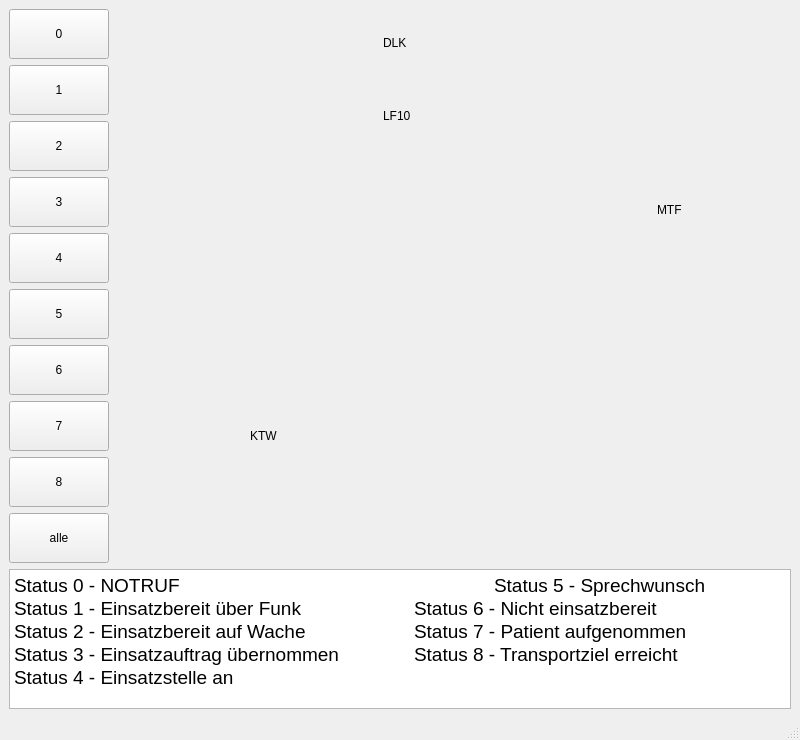
<?xml version="1.0" encoding="UTF-8"?>
<ui version="4.0">
 <class>VehicleWindow</class>
 <widget class="QMainWindow" name="VehicleWindow">
  <property name="geometry">
   <rect>
    <x>0</x>
    <y>0</y>
    <width>800</width>
    <height>600</height>
   </rect>
  </property>
  <property name="windowTitle">
   <string>VehicleWindow</string>
  </property>
  <widget class="QWidget" name="centralwidget">
   <layout class="QVBoxLayout" name="verticalLayout_3">
    <item>
     <layout class="QHBoxLayout" name="horizontalLayout">
      <item>
       <layout class="QVBoxLayout" name="verticalLayoutStatusButtons">
        <property name="sizeConstraint">
         <enum>QLayout::SetMinimumSize</enum>
        </property>
        <item>
         <widget class="QPushButton" name="pushButtonStatus0">
          <property name="enabled">
           <bool>true</bool>
          </property>
          <property name="minimumSize">
           <size>
            <width>0</width>
            <height>50</height>
           </size>
          </property>
          <property name="maximumSize">
           <size>
            <width>100</width>
            <height>50</height>
           </size>
          </property>
          <property name="styleSheet">
           <string notr="true"/>
          </property>
          <property name="text">
           <string>0</string>
          </property>
         </widget>
        </item>
        <item>
         <widget class="QPushButton" name="pushButtonStatus1">
          <property name="enabled">
           <bool>true</bool>
          </property>
          <property name="sizePolicy">
           <sizepolicy hsizetype="Minimum" vsizetype="Fixed">
            <horstretch>0</horstretch>
            <verstretch>0</verstretch>
           </sizepolicy>
          </property>
          <property name="minimumSize">
           <size>
            <width>0</width>
            <height>50</height>
           </size>
          </property>
          <property name="maximumSize">
           <size>
            <width>100</width>
            <height>50</height>
           </size>
          </property>
          <property name="text">
           <string>1</string>
          </property>
         </widget>
        </item>
        <item>
         <widget class="QPushButton" name="pushButtonStatus2">
          <property name="minimumSize">
           <size>
            <width>0</width>
            <height>50</height>
           </size>
          </property>
          <property name="maximumSize">
           <size>
            <width>100</width>
            <height>50</height>
           </size>
          </property>
          <property name="text">
           <string>2</string>
          </property>
         </widget>
        </item>
        <item>
         <widget class="QPushButton" name="pushButtonStatus3">
          <property name="minimumSize">
           <size>
            <width>100</width>
            <height>50</height>
           </size>
          </property>
          <property name="maximumSize">
           <size>
            <width>100</width>
            <height>50</height>
           </size>
          </property>
          <property name="text">
           <string>3</string>
          </property>
         </widget>
        </item>
        <item>
         <widget class="QPushButton" name="pushButtonStatus4">
          <property name="minimumSize">
           <size>
            <width>0</width>
            <height>50</height>
           </size>
          </property>
          <property name="maximumSize">
           <size>
            <width>100</width>
            <height>50</height>
           </size>
          </property>
          <property name="text">
           <string>4</string>
          </property>
         </widget>
        </item>
        <item>
         <widget class="QPushButton" name="pushButtonStatus5">
          <property name="minimumSize">
           <size>
            <width>0</width>
            <height>50</height>
           </size>
          </property>
          <property name="maximumSize">
           <size>
            <width>100</width>
            <height>50</height>
           </size>
          </property>
          <property name="text">
           <string>5</string>
          </property>
         </widget>
        </item>
        <item>
         <widget class="QPushButton" name="pushButtonStatus6">
          <property name="minimumSize">
           <size>
            <width>0</width>
            <height>50</height>
           </size>
          </property>
          <property name="maximumSize">
           <size>
            <width>100</width>
            <height>50</height>
           </size>
          </property>
          <property name="text">
           <string>6</string>
          </property>
         </widget>
        </item>
        <item>
         <widget class="QPushButton" name="pushButtonStatus7">
          <property name="minimumSize">
           <size>
            <width>0</width>
            <height>50</height>
           </size>
          </property>
          <property name="maximumSize">
           <size>
            <width>100</width>
            <height>50</height>
           </size>
          </property>
          <property name="text">
           <string>7</string>
          </property>
         </widget>
        </item>
        <item>
         <widget class="QPushButton" name="pushButtonStatus8">
          <property name="minimumSize">
           <size>
            <width>0</width>
            <height>50</height>
           </size>
          </property>
          <property name="maximumSize">
           <size>
            <width>100</width>
            <height>50</height>
           </size>
          </property>
          <property name="text">
           <string>8</string>
          </property>
         </widget>
        </item>
        <item>
         <widget class="QPushButton" name="pushButtonStatusAlle">
          <property name="minimumSize">
           <size>
            <width>0</width>
            <height>50</height>
           </size>
          </property>
          <property name="maximumSize">
           <size>
            <width>100</width>
            <height>50</height>
           </size>
          </property>
          <property name="text">
           <string>alle</string>
          </property>
         </widget>
        </item>
       </layout>
      </item>
      <item>
       <layout class="QVBoxLayout" name="verticalLayout_2">
        <item>
         <layout class="QGridLayout" name="gridLayoutVehiclesFire">
          <item row="3" column="0">
           <spacer name="horizontalSpacer_2">
            <property name="orientation">
             <enum>Qt::Horizontal</enum>
            </property>
            <property name="sizeHint" stdset="0">
             <size>
              <width>40</width>
              <height>20</height>
             </size>
            </property>
           </spacer>
          </item>
          <item row="5" column="0">
           <spacer name="horizontalSpacer_4">
            <property name="orientation">
             <enum>Qt::Horizontal</enum>
            </property>
            <property name="sizeHint" stdset="0">
             <size>
              <width>40</width>
              <height>20</height>
             </size>
            </property>
           </spacer>
          </item>
          <item row="7" column="0">
           <spacer name="horizontalSpacer_6">
            <property name="orientation">
             <enum>Qt::Horizontal</enum>
            </property>
            <property name="sizeHint" stdset="0">
             <size>
              <width>40</width>
              <height>20</height>
             </size>
            </property>
           </spacer>
          </item>
          <item row="7" column="2">
           <spacer name="horizontalSpacer_9">
            <property name="orientation">
             <enum>Qt::Horizontal</enum>
            </property>
            <property name="sizeHint" stdset="0">
             <size>
              <width>40</width>
              <height>20</height>
             </size>
            </property>
           </spacer>
          </item>
          <item row="6" column="0">
           <spacer name="horizontalSpacer_5">
            <property name="orientation">
             <enum>Qt::Horizontal</enum>
            </property>
            <property name="sizeHint" stdset="0">
             <size>
              <width>40</width>
              <height>20</height>
             </size>
            </property>
           </spacer>
          </item>
          <item row="7" column="4">
           <spacer name="horizontalSpacer_11">
            <property name="orientation">
             <enum>Qt::Horizontal</enum>
            </property>
            <property name="sizeHint" stdset="0">
             <size>
              <width>40</width>
              <height>20</height>
             </size>
            </property>
           </spacer>
          </item>
          <item row="4" column="0">
           <spacer name="horizontalSpacer_3">
            <property name="orientation">
             <enum>Qt::Horizontal</enum>
            </property>
            <property name="sizeHint" stdset="0">
             <size>
              <width>40</width>
              <height>20</height>
             </size>
            </property>
           </spacer>
          </item>
          <item row="7" column="3">
           <spacer name="horizontalSpacer_10">
            <property name="orientation">
             <enum>Qt::Horizontal</enum>
            </property>
            <property name="sizeHint" stdset="0">
             <size>
              <width>40</width>
              <height>20</height>
             </size>
            </property>
           </spacer>
          </item>
          <item row="2" column="0">
           <spacer name="horizontalSpacer">
            <property name="orientation">
             <enum>Qt::Horizontal</enum>
            </property>
            <property name="sizeHint" stdset="0">
             <size>
              <width>40</width>
              <height>20</height>
             </size>
            </property>
           </spacer>
          </item>
          <item row="7" column="1">
           <spacer name="horizontalSpacer_8">
            <property name="orientation">
             <enum>Qt::Horizontal</enum>
            </property>
            <property name="sizeHint" stdset="0">
             <size>
              <width>40</width>
              <height>20</height>
             </size>
            </property>
           </spacer>
          </item>
          <item row="2" column="2">
           <widget class="QLabel" name="label_2">
            <property name="text">
             <string>DLK</string>
            </property>
           </widget>
          </item>
          <item row="3" column="2">
           <widget class="QLabel" name="label_3">
            <property name="text">
             <string>LF10</string>
            </property>
           </widget>
          </item>
          <item row="5" column="4">
           <widget class="QLabel" name="label_4">
            <property name="text">
             <string>MTF</string>
            </property>
           </widget>
          </item>
         </layout>
        </item>
        <item>
         <layout class="QGridLayout" name="gridLayoutVehiclesEms">
          <item row="2" column="0">
           <spacer name="horizontalSpacer_12">
            <property name="orientation">
             <enum>Qt::Horizontal</enum>
            </property>
            <property name="sizeHint" stdset="0">
             <size>
              <width>40</width>
              <height>20</height>
             </size>
            </property>
           </spacer>
          </item>
          <item row="4" column="2">
           <spacer name="horizontalSpacer_17">
            <property name="orientation">
             <enum>Qt::Horizontal</enum>
            </property>
            <property name="sizeHint" stdset="0">
             <size>
              <width>40</width>
              <height>20</height>
             </size>
            </property>
           </spacer>
          </item>
          <item row="3" column="0">
           <spacer name="horizontalSpacer_13">
            <property name="orientation">
             <enum>Qt::Horizontal</enum>
            </property>
            <property name="sizeHint" stdset="0">
             <size>
              <width>40</width>
              <height>20</height>
             </size>
            </property>
           </spacer>
          </item>
          <item row="4" column="3">
           <spacer name="horizontalSpacer_16">
            <property name="orientation">
             <enum>Qt::Horizontal</enum>
            </property>
            <property name="sizeHint" stdset="0">
             <size>
              <width>40</width>
              <height>20</height>
             </size>
            </property>
           </spacer>
          </item>
          <item row="4" column="0">
           <spacer name="horizontalSpacer_14">
            <property name="orientation">
             <enum>Qt::Horizontal</enum>
            </property>
            <property name="sizeHint" stdset="0">
             <size>
              <width>40</width>
              <height>20</height>
             </size>
            </property>
           </spacer>
          </item>
          <item row="1" column="0">
           <spacer name="horizontalSpacer_7">
            <property name="orientation">
             <enum>Qt::Horizontal</enum>
            </property>
            <property name="sizeHint" stdset="0">
             <size>
              <width>40</width>
              <height>20</height>
             </size>
            </property>
           </spacer>
          </item>
          <item row="4" column="1">
           <spacer name="horizontalSpacer_15">
            <property name="orientation">
             <enum>Qt::Horizontal</enum>
            </property>
            <property name="sizeHint" stdset="0">
             <size>
              <width>40</width>
              <height>20</height>
             </size>
            </property>
           </spacer>
          </item>
          <item row="4" column="4">
           <spacer name="horizontalSpacer_18">
            <property name="orientation">
             <enum>Qt::Horizontal</enum>
            </property>
            <property name="sizeHint" stdset="0">
             <size>
              <width>40</width>
              <height>20</height>
             </size>
            </property>
           </spacer>
          </item>
          <item row="3" column="1">
           <widget class="QLabel" name="label">
            <property name="text">
             <string>KTW</string>
            </property>
           </widget>
          </item>
         </layout>
        </item>
       </layout>
      </item>
     </layout>
    </item>
    <item>
     <widget class="QTextBrowser" name="textBrowser">
      <property name="minimumSize">
       <size>
        <width>700</width>
        <height>140</height>
       </size>
      </property>
      <property name="maximumSize">
       <size>
        <width>16777215</width>
        <height>140</height>
       </size>
      </property>
      <property name="html">
       <string>&lt;!DOCTYPE HTML PUBLIC &quot;-//W3C//DTD HTML 4.0//EN&quot; &quot;http://www.w3.org/TR/REC-html40/strict.dtd&quot;&gt;
&lt;html&gt;&lt;head&gt;&lt;meta name=&quot;qrichtext&quot; content=&quot;1&quot; /&gt;&lt;style type=&quot;text/css&quot;&gt;
p, li { white-space: pre-wrap; }
&lt;/style&gt;&lt;/head&gt;&lt;body style=&quot; font-family:'MS Shell Dlg 2'; font-size:8.25pt; font-weight:400; font-style:normal;&quot;&gt;
&lt;p style=&quot; margin-top:0px; margin-bottom:0px; margin-left:0px; margin-right:0px; -qt-block-indent:0; text-indent:0px;&quot;&gt;&lt;span style=&quot; font-size:14pt;&quot;&gt;Status 0 - NOTRUF				Status 5 - Sprechwunsch&lt;/span&gt;&lt;/p&gt;
&lt;p style=&quot; margin-top:0px; margin-bottom:0px; margin-left:0px; margin-right:0px; -qt-block-indent:0; text-indent:0px;&quot;&gt;&lt;span style=&quot; font-size:14pt;&quot;&gt;Status 1 - Einsatzbereit über Funk		Status 6 - Nicht einsatzbereit&lt;/span&gt;&lt;/p&gt;
&lt;p style=&quot; margin-top:0px; margin-bottom:0px; margin-left:0px; margin-right:0px; -qt-block-indent:0; text-indent:0px;&quot;&gt;&lt;span style=&quot; font-size:14pt;&quot;&gt;Status 2 - Einsatzbereit auf Wache		Status 7 - Patient aufgenommen&lt;/span&gt;&lt;/p&gt;
&lt;p style=&quot; margin-top:0px; margin-bottom:0px; margin-left:0px; margin-right:0px; -qt-block-indent:0; text-indent:0px;&quot;&gt;&lt;span style=&quot; font-size:14pt;&quot;&gt;Status 3 - Einsatzauftrag übernommen	Status 8 - Transportziel erreicht&lt;/span&gt;&lt;/p&gt;
&lt;p style=&quot; margin-top:0px; margin-bottom:0px; margin-left:0px; margin-right:0px; -qt-block-indent:0; text-indent:0px;&quot;&gt;&lt;span style=&quot; font-size:14pt;&quot;&gt;Status 4 - Einsatzstelle an&lt;/span&gt;&lt;/p&gt;&lt;/body&gt;&lt;/html&gt;</string>
      </property>
     </widget>
    </item>
   </layout>
  </widget>
  <widget class="QMenuBar" name="menubar">
   <property name="geometry">
    <rect>
     <x>0</x>
     <y>0</y>
     <width>800</width>
     <height>21</height>
    </rect>
   </property>
  </widget>
  <widget class="QStatusBar" name="statusbar"/>
 </widget>
 <resources/>
 <connections/>
</ui>
